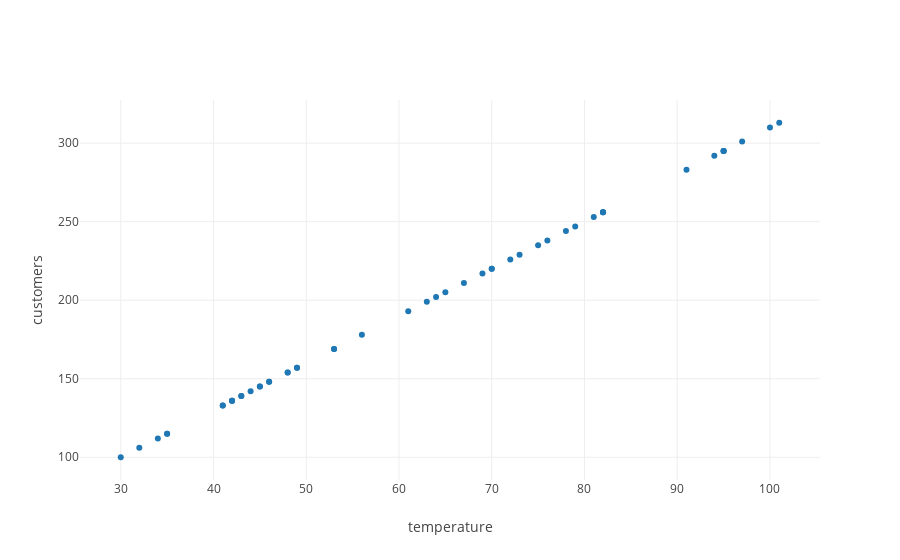

The cell this chart's notebook holds for it:
### Markdown cell above
Ok, so let's plot our data.

### Code cell
from graph import trace_values, plot
data_trace = trace_values(random_temperatures, perfect_customers, name = 'initial data')
layout = {'yaxis': {'title': 'customers'}, 'xaxis': {'title': 'temperature'}}
plot([data_trace], layout = layout)

### Figure 1 — Plotly figure (JSON) as saved in the notebook; plotly's stock layout.template omitted (floating-point values rounded to 4 significant figures)
{"data": [{"mode": "markers", "name": "initial data", "text": [], "type": "scatter", "uid": "b16e5678-30e7-4c3a-bd67-6fa63182664e", "x": [95, 49, 30, 34, 82, 45, 72, 78, 100, 63, 46, 45, 48, 95, 49, 56, 53, 64, 69, 76, 42, 94, 42, 35, 42, 91, 41, 82, 101, 81, 46, 67, 43, 61, 35, 75, 73, 44, 97, 53, 43, 41, 48, 65, 70, 70, 82, 32, 95, 79], "y": [295, 157, 100, 112, 256, 145, 226, 244, 310, 199, 148, 145, 154, 295, 157, 178, 169, 202, 217, 238, 136, 292, 136, 115, 136, 283, 133, 256, 313, 253, 148, 211, 139, 193, 115, 235, 229, 142, 301, 169, 139, 133, 154, 205, 220, 220, 256, 106, 295, 247]}], "layout": {"autosize": true, "xaxis": {"autorange": true, "range": [25.53, 105.5], "title": {"text": "temperature"}, "type": "linear"}, "yaxis": {"autorange": true, "range": [84.4, 328.6], "title": {"text": "customers"}, "type": "linear"}}}
